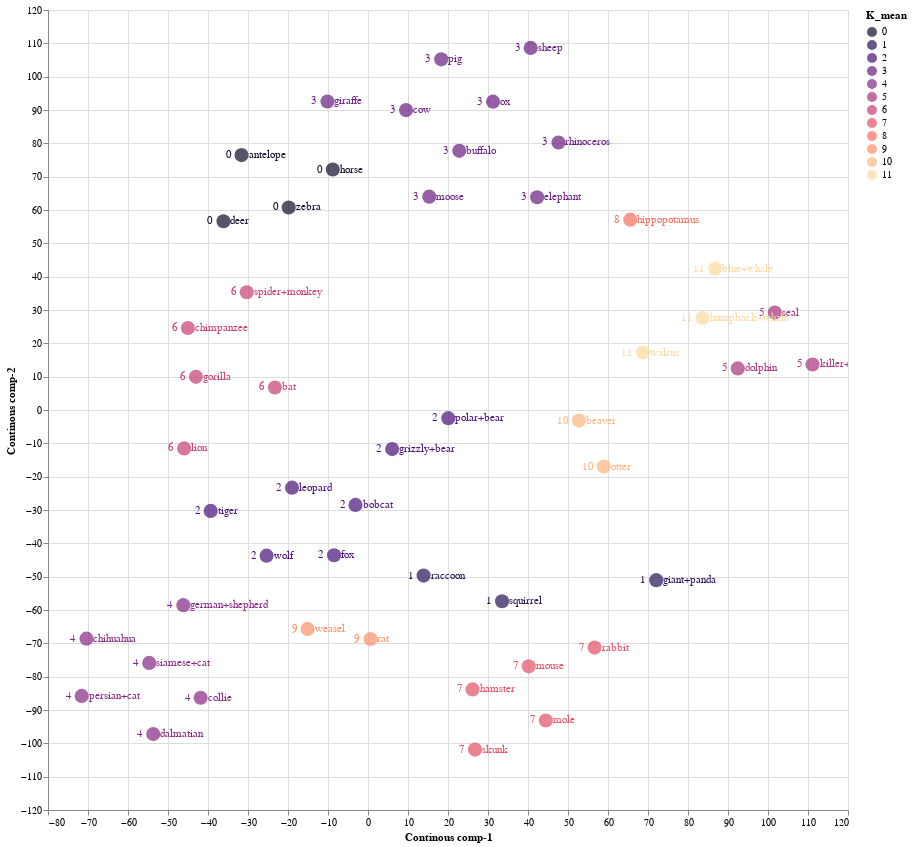

Notebook source saved alongside this figure:
### Code cell
source = tsne_continous_df1

points = alt.Chart(source).mark_circle(size=200).encode(
    x='Continous comp-1:Q',
    y='Continous comp-2:Q',
    color=alt.Color('K_mean:N', scale=alt.Scale(scheme='Magma'))
    ).properties(
    width=800,
    height=800
)

text1 = points.mark_text(
    align='left',
    baseline='middle',
    dx=7
).encode(
    text='index:N'
)

text2 = points.mark_text(
    align='right',
    baseline='middle',
    dx=-10
).encode(
    text='K_mean:N'
)

points.interactive() + text1 + text2

### Figure 1 — Vega-Lite specification as saved in the notebook (floating-point values rounded to 4 significant figures)
{"config": {"view": {"continuousWidth": 400, "continuousHeight": 300}}, "layer": [{"mark": {"type": "circle", "size": 200}, "encoding": {"color": {"field": "K_mean", "scale": {"scheme": "Magma"}, "type": "nominal"}, "x": {"field": "Continous comp-1", "type": "quantitative"}, "y": {"field": "Continous comp-2", "type": "quantitative"}}, "height": 800, "selection": {"selector016": {"type": "interval", "bind": "scales", "encodings": ["x", "y"]}}, "width": 800}, {"mark": {"type": "text", "align": "left", "baseline": "middle", "dx": 7}, "encoding": {"color": {"field": "K_mean", "scale": {"scheme": "Magma"}, "type": "nominal"}, "text": {"field": "index", "type": "nominal"}, "x": {"field": "Continous comp-1", "type": "quantitative"}, "y": {"field": "Continous comp-2", "type": "quantitative"}}, "height": 800, "width": 800}, {"mark": {"type": "text", "align": "right", "baseline": "middle", "dx": -10}, "encoding": {"color": {"field": "K_mean", "scale": {"scheme": "Magma"}, "type": "nominal"}, "text": {"field": "K_mean", "type": "nominal"}, "x": {"field": "Continous comp-1", "type": "quantitative"}, "y": {"field": "Continous comp-2", "type": "quantitative"}}, "height": 800, "width": 800}], "data": {"name": "data-96de1931631bef68f6d58ee22dd3dc90"}, "$schema": "https://vega.github.io/schema/vega-lite/v4.17.0.json", "datasets": {"data-96de1931631bef68f6d58ee22dd3dc90": [{"Continous comp-1": -31.62, "Continous comp-2": 76.48, "index": "antelope", "order": "ARTIODACTYLA", "family": "BOVIDAE", "K_mean": 0}, {"Continous comp-1": 6.04, "Continous comp-2": -11.72, "index": "grizzly+bear", "order": "CARNIVORA", "family": "URSIDAE", "K_mean": 2}, {"Continous comp-1": 111.1, "Continous comp-2": 13.66, "index": "killer+whale", "order": "ARTIODACTYLA", "family": "DELPHINIDAE", "K_mean": 5}, {"Continous comp-1": 52.73, "Continous comp-2": -3.186, "index": "beaver", "order": "RODENTIA", "family": "APLODONTIIDAE", "K_mean": 10}, {"Continous comp-1": -53.7, "Continous comp-2": -97.21, "index": "dalmatian", "order": "CARNIVORA", "family": "CANIDAE", "K_mean": 4}, {"Continous comp-1": -71.58, "Continous comp-2": -85.77, "index": "persian+cat", "order": "CARNIVORA", "family": "FELIDAE", "K_mean": 4}, {"Continous comp-1": -8.805, "Continous comp-2": 72.15, "index": "horse", "order": "PERISSODACTYLA", "family": "EQUIDAE", "K_mean": 0}, {"Continous comp-1": -46.15, "Continous comp-2": -58.54, "index": "german+shepherd", "order": "CARNIVORA", "family": "CANIDAE", "K_mean": 4}, {"Continous comp-1": 86.81, "Continous comp-2": 42.39, "index": "blue+whale", "order": "ARTIODACTYLA", "family": "BALAENOPTERIDAE", "K_mean": 11}, {"Continous comp-1": -54.69, "Continous comp-2": -75.87, "index": "siamese+cat", "order": "CARNIVORA", "family": "FELIDAE", "K_mean": 4}, {"Continous comp-1": 26.75, "Continous comp-2": -101.9, "index": "skunk", "order": "CARNIVORA", "family": "MEPHITIDAE", "K_mean": 7}, {"Continous comp-1": 44.44, "Continous comp-2": -93.15, "index": "mole", "order": "EULIPOTYPHLA", "family": "TALPIDAE", "K_mean": 7}, {"Continous comp-1": -39.33, "Continous comp-2": -30.28, "index": "tiger", "order": "CARNIVORA", "family": "FELIDAE", "K_mean": 2}, {"Continous comp-1": 65.56, "Continous comp-2": 57.1, "index": "hippopotamus", "order": "ARTIODACTYLA", "family": "HIPPOPOTAMIDAE", "K_mean": 8}, {"Continous comp-1": -18.99, "Continous comp-2": -23.31, "index": "leopard", "order": "CARNIVORA", "family": "FELIDAE", "K_mean": 2}, {"Continous comp-1": 15.31, "Continous comp-2": 64.0, "index": "moose", "order": "ARTIODACTYLA", "family": "CERVIDAE", "K_mean": 3}, {"Continous comp-1": -30.32, "Continous comp-2": 35.32, "index": "spider+monkey", "order": "PRIMATES", "family": "ATELIDAE", "K_mean": 6}, {"Continous comp-1": 83.65, "Continous comp-2": 27.61, "index": "humpback+whale", "order": "ARTIODACTYLA", "family": "BALAENOPTERIDAE", "K_mean": 11}, {"Continous comp-1": 42.28, "Continous comp-2": 63.82, "index": "elephant", "order": "PROBOSCIDEA", "family": "ELEPHANTIDAE", "K_mean": 3}, {"Continous comp-1": -43.02, "Continous comp-2": 9.938, "index": "gorilla", "order": "PRIMATES", "family": "HOMINIDAE", "K_mean": 6}, {"Continous comp-1": 31.26, "Continous comp-2": 92.49, "index": "ox", "order": "ARTIODACTYLA", "family": "BOVIDAE", "K_mean": 3}, {"Continous comp-1": -8.486, "Continous comp-2": -43.57, "index": "fox", "order": "CARNIVORA", "family": "CANIDAE", "K_mean": 2}, {"Continous comp-1": 40.67, "Continous comp-2": 108.6, "index": "sheep", "order": "ARTIODACTYLA", "family": "BOVIDAE", "K_mean": 3}, {"Continous comp-1": 101.7, "Continous comp-2": 29.23, "index": "seal", "order": "CARNIVORA", "family": "PHOCIDAE", "K_mean": 5}, {"Continous comp-1": -45.03, "Continous comp-2": 24.61, "index": "chimpanzee", "order": "PRIMATES", "family": "HOMINIDAE", "K_mean": 6}, {"Continous comp-1": 26.14, "Continous comp-2": -83.83, "index": "hamster", "order": "RODENTIA", "family": "CRICETIDAE", "K_mean": 7}, {"Continous comp-1": 33.51, "Continous comp-2": -57.37, "index": "squirrel", "order": "RODENTIA", "family": "SCIURIDAE", "K_mean": 1}, {"Continous comp-1": 47.62, "Continous comp-2": 80.26, "index": "rhinoceros", "order": "PERISSODACTYLA", "family": "RHINOCEROTIDAE", "K_mean": 3}, {"Continous comp-1": 56.64, "Continous comp-2": -71.28, "index": "rabbit", "order": "LAGOMORPHA", "family": "LEPORIDAE", "K_mean": 7}, {"Continous comp-1": -23.27, "Continous comp-2": 6.762, "index": "bat", "order": "CHIROPTERA", "family": "PHYLLOSTOMIDAE", "K_mean": 6}, {"Continous comp-1": -10.14, "Continous comp-2": 92.56, "index": "giraffe", "order": "ARTIODACTYLA", "family": "GIRAFFIDAE", "K_mean": 3}, {"Continous comp-1": -25.35, "Continous comp-2": -43.71, "index": "wolf", "order": "CARNIVORA", "family": "CANIDAE", "K_mean": 2}, {"Continous comp-1": -70.38, "Continous comp-2": -68.59, "index": "chihuahua", "order": "CARNIVORA", "family": "CANIDAE", "K_mean": 4}, {"Continous comp-1": 0.6113, "Continous comp-2": -68.72, "index": "rat", "order": "RODENTIA", "family": "CRICETIDAE", "K_mean": 9}, {"Continous comp-1": -15.11, "Continous comp-2": -65.68, "index": "weasel", "order": "CARNIVORA", "family": "MUSTELIDAE", "K_mean": 9}, {"Continous comp-1": 58.91, "Continous comp-2": -16.98, "index": "otter", "order": "CARNIVORA", "family": "MUSTELIDAE", "K_mean": 10}, {"Continous comp-1": 22.82, "Continous comp-2": 77.75, "index": "buffalo", "order": "ARTIODACTYLA", "family": "BOVIDAE", "K_mean": 3}, {"Continous comp-1": -19.82, "Continous comp-2": 60.76, "index": "zebra", "order": "PERISSODACTYLA", "family": "EQUIDAE", "K_mean": 0}, {"Continous comp-1": 72.06, "Continous comp-2": -51.06, "index": "giant+panda", "order": "CARNIVORA", "family": "URSIDAE", "K_mean": 1}, {"Continous comp-1": -36.13, "Continous comp-2": 56.61, "index": "deer", "order": "ARTIODACTYLA", "family": "CERVIDAE", "K_mean": 0}, {"Continous comp-1": -3.122, "Continous comp-2": -28.48, "index": "bobcat", "order": "CARNIVORA", "family": "FELIDAE", "K_mean": 2}, {"Continous comp-1": 18.31, "Continous comp-2": 105.2, "index": "pig", "order": "ARTIODACTYLA", "family": "SUIDAE", "K_mean": 3}, {"Continous comp-1": -45.97, "Continous comp-2": -11.52, "index": "lion", "order": "CARNIVORA", "family": "FELIDAE", "K_mean": 6}, {"Continous comp-1": 40.18, "Continous comp-2": -76.91, "index": "mouse", "order": "RODENTIA", "family": "CRICETIDAE", "K_mean": 7}, {"Continous comp-1": 20.08, "Continous comp-2": -2.438, "index": "polar+bear", "order": "CARNIVORA", "family": "URSIDAE", "K_mean": 2}, {"Continous comp-1": -41.84, "Continous comp-2": -86.33, "index": "collie", "order": "CARNIVORA", "family": "CANIDAE", "K_mean": 4}, {"Continous comp-1": 68.76, "Continous comp-2": 17.24, "index": "walrus", "order": "CARNIVORA", "family": "ODOBENIDAE", "K_mean": 11}, {"Continous comp-1": 13.9, "Continous comp-2": -49.68, "index": "raccoon", "order": "CARNIVORA", "family": "PROCYONIDAE", "K_mean": 1}, {"Continous comp-1": 9.511, "Continous comp-2": 89.97, "index": "cow", "order": "ARTIODACTYLA", "family": "BOVIDAE", "K_mean": 3}, {"Continous comp-1": 92.45, "Continous comp-2": 12.47, "index": "dolphin", "order": "ARTIODACTYLA", "family": "DELPHINIDAE", "K_mean": 5}]}}
